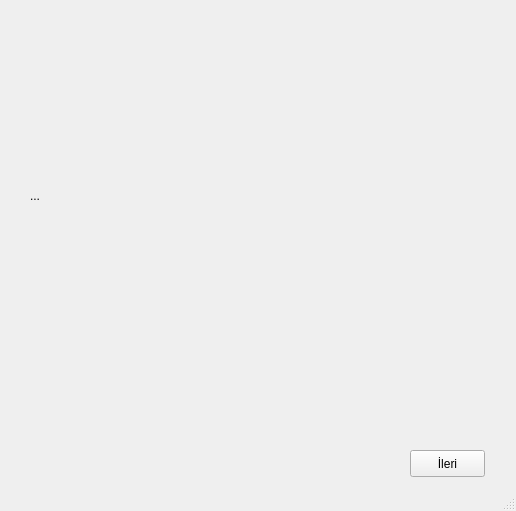
<ui version="4.0" >
 <class>mainWindow</class>
 <widget class="QMainWindow" name="mainWindow" >
  <property name="geometry" >
   <rect>
    <x>0</x>
    <y>0</y>
    <width>516</width>
    <height>511</height>
   </rect>
  </property>
  <property name="windowTitle" >
   <string>Anatolya Kurulum Aracı</string>
  </property>
  <widget class="QWidget" name="centralwidget" >
   <widget class="QPushButton" name="nextButton" >
    <property name="geometry" >
     <rect>
      <x>410</x>
      <y>450</y>
      <width>75</width>
      <height>27</height>
     </rect>
    </property>
    <property name="text" >
     <string>İleri</string>
    </property>
   </widget>
   <widget class="QLabel" name="descLabel" >
    <property name="geometry" >
     <rect>
      <x>30</x>
      <y>40</y>
      <width>331</width>
      <height>311</height>
     </rect>
    </property>
    <property name="text" >
     <string>...</string>
    </property>
   </widget>
  </widget>
  <widget class="QStatusBar" name="statusbar" />
 </widget>
 <resources/>
 <connections/>
</ui>
